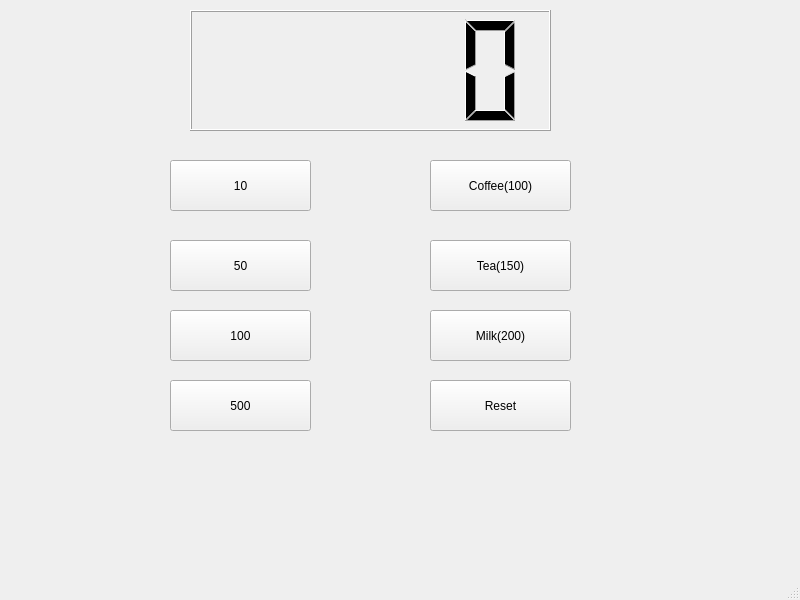
<?xml version="1.0" encoding="UTF-8"?>
<ui version="4.0">
 <class>MainWindow</class>
 <widget class="QMainWindow" name="MainWindow">
  <property name="geometry">
   <rect>
    <x>0</x>
    <y>0</y>
    <width>800</width>
    <height>600</height>
   </rect>
  </property>
  <property name="windowTitle">
   <string>MainWindow</string>
  </property>
  <widget class="QWidget" name="centralwidget">
   <widget class="QLCDNumber" name="lcdNumber">
    <property name="geometry">
     <rect>
      <x>190</x>
      <y>10</y>
      <width>361</width>
      <height>121</height>
     </rect>
    </property>
   </widget>
   <widget class="QPushButton" name="pb10">
    <property name="geometry">
     <rect>
      <x>170</x>
      <y>160</y>
      <width>141</width>
      <height>51</height>
     </rect>
    </property>
    <property name="text">
     <string>10</string>
    </property>
   </widget>
   <widget class="QPushButton" name="pb50">
    <property name="geometry">
     <rect>
      <x>170</x>
      <y>240</y>
      <width>141</width>
      <height>51</height>
     </rect>
    </property>
    <property name="text">
     <string>50</string>
    </property>
   </widget>
   <widget class="QPushButton" name="pb100">
    <property name="geometry">
     <rect>
      <x>170</x>
      <y>310</y>
      <width>141</width>
      <height>51</height>
     </rect>
    </property>
    <property name="text">
     <string>100</string>
    </property>
   </widget>
   <widget class="QPushButton" name="pb500">
    <property name="geometry">
     <rect>
      <x>170</x>
      <y>380</y>
      <width>141</width>
      <height>51</height>
     </rect>
    </property>
    <property name="text">
     <string>500</string>
    </property>
   </widget>
   <widget class="QPushButton" name="pbCoffee">
    <property name="geometry">
     <rect>
      <x>430</x>
      <y>160</y>
      <width>141</width>
      <height>51</height>
     </rect>
    </property>
    <property name="text">
     <string>Coffee(100)</string>
    </property>
   </widget>
   <widget class="QPushButton" name="pbTea">
    <property name="geometry">
     <rect>
      <x>430</x>
      <y>240</y>
      <width>141</width>
      <height>51</height>
     </rect>
    </property>
    <property name="text">
     <string>Tea(150)</string>
    </property>
   </widget>
   <widget class="QPushButton" name="pbMilk">
    <property name="geometry">
     <rect>
      <x>430</x>
      <y>310</y>
      <width>141</width>
      <height>51</height>
     </rect>
    </property>
    <property name="text">
     <string>Milk(200)</string>
    </property>
   </widget>
   <widget class="QPushButton" name="pbReset">
    <property name="geometry">
     <rect>
      <x>430</x>
      <y>380</y>
      <width>141</width>
      <height>51</height>
     </rect>
    </property>
    <property name="text">
     <string>Reset</string>
    </property>
   </widget>
  </widget>
  <widget class="QMenuBar" name="menubar">
   <property name="geometry">
    <rect>
     <x>0</x>
     <y>0</y>
     <width>800</width>
     <height>24</height>
    </rect>
   </property>
  </widget>
  <widget class="QStatusBar" name="statusbar"/>
 </widget>
 <resources/>
 <connections/>
</ui>
